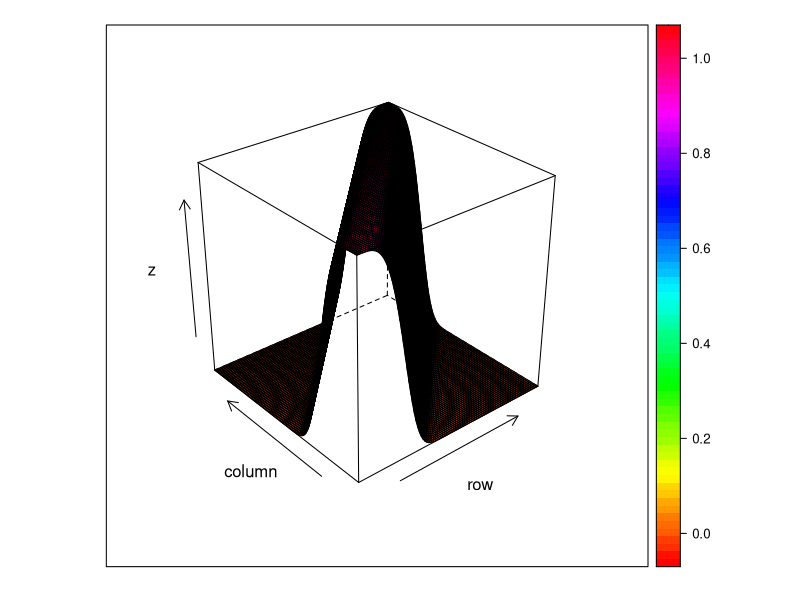

Source code (R): (Note: this script raises an error after producing the figure.)
rm(list = ls())
require(rmutil)
require(lattice)
require(pracma)

sigma<-4
alpha<-2
delta.enth<-0.2
delta.skpt<-0

# graph bivariate skeptical prior
denB<-function(x,y){
  exp(-((sigma*((x-y)-delta.skpt))^2)^alpha)
}
denB.nc<-int2(denB,a=c(0,0),b=c(1,1))
x <- seq(0, 1, length= 100)
y <- x
z <- outer(x, y, denB)
wireframe(z, drape=T, col.regions=rainbow(100))

# sample data
y1.x<-c(0,5,10,20)
y0.x<-c(0,5,10,20)
y1.y<-c(0,5,10,20)
y0.y<-c(0,5,10,20)

results<-NA
exp.x<-NA
exp.y<-NA
greater<-NA

for (i in 1:length(y1.x)){
  
posterior.skpt<-function(x,y){
  exp(y1.x[i]*log(x)+y0.x[i]*log(1-x))*
  exp(y1.y[i]*log(y)+y0.y[i]*log(1-y))*
  exp(-((sigma*((x-y)-delta.skpt))^2)^alpha)
}
posterior.skpt.nc<-integral2(posterior.skpt,xmin=0,xmax=1,ymin=0,ymax=1)[[1]]

# check
results[i]<-integral2(posterior.skpt,xmin=0,xmax=1,ymin=0,ymax=1)[[1]]/posterior.skpt.nc

# skeptical expectation x
posterior.x<-function(x,y){
  x*
  exp(y1.x[i]*log(x)+y0.x[i]*log(1-x))*
  exp(y1.y[i]*log(y)+y0.y[i]*log(1-y))*
    exp(-((sigma*((x-y)-delta.skpt))^2)^alpha)
}
# skeptical expectation y
posterior.y<-function(x,y){
  y*
  exp(y1.x[i]*log(x)+y0.x[i]*log(1-x))*
  exp(y1.y[i]*log(y)+y0.y[i]*log(1-y))*
  exp(-((sigma*((x-y)-delta.skpt))^2)^alpha)
}

exp.x[i]<-integral2(posterior.x,xmin=0,xmax=1,ymin=0,ymax=1)[[1]]/posterior.skpt.nc
exp.y[i]<-integral2(posterior.y,xmin=0,xmax=1,ymin=0,ymax=1)[[1]]/posterior.skpt.nc

# integrate over different areas
ymax <- function(x) x-0.1
greater[i]<-integral2(posterior.skpt,xmin=0.1,xmax=1,ymin=0,ymax)[[1]]/posterior.skpt.nc
}

## SIMULATIONS ##################################################################################


matrix.names<-c("eff.mon.initial","eff.mon.final",
                "eff.inf.initial","eff.inf.final",
                "fut.mon.initial","fut.mon.final",
                "fut.inf.initial","fut.inf.final",
                "phat.initial","phat.final",
                "ss.initial","ss.final",
                "post.mean.initial","post.mean.final",
                "cov.initial","cov.final")
outer<- array(NA,dim = c(length(freq.mntr),length(p.range),length(matrix.names)),
              dimnames = list(seq_len(length(freq.mntr)),p.range,matrix.names))
inner <- array(NA, dim=c(reps,length(matrix.names)), dimnames = list(seq_len(reps),matrix.names))


for (i in 1:length(freq.mntr)){
  for (j in 1:length(p.range)){
    for (k in 1:reps){
      
      if (k%%1000==0){print(paste0("Model ",i,", Response p=",p.range[j],", Simulation ",k))}
      
      responses.x<-rep(c(0,1),max.ss/2)
      responses.y<-responses.x
      y1.x<-cumsum(responses.x)
      y1.y<-cumsum(responses.y)
      y0.x<-seq(1:length(responses.x))-y1.x
      y0.y<-seq(1:length(responses.y))-y1.y
      
      futility<-rep(NA,length=max.ss)
      efficacy<-rep(NA,length=max.ss)
      
      for (h in 1:max.ss){
        # skeptical posterior & efficacy
        posterior.skpt<-function(x,y){exp(y1.x*log(x)+y0.x*log(1-x))*
                                      exp(y1.y*log(y)+y0.y*log(1-y))*
                                      exp(-((sigma*((x-y)-delta.skpt))^2)^alpha)}
        posterior.skpt.nc<-int2(posterior.skpt,a=c(0,0),b=c(1,1))[[1]]
        
        posterior.x<-function(x,y){
          x*
            exp(y1.x*log(x)+y0.x*log(1-x))*
            exp(y1.y*log(y)+y0.y*log(1-y))*
            exp(-((sigma*((x-y)-delta))^2)^alpha)
        }
        posterior.y<-function(x,y){
          y*
            exp(y1.x*log(x)+y0.x*log(1-x))*
            exp(y1.y*log(y)+y0.y*log(1-y))*
            exp(-((sigma*((x-y)-delta))^2)^alpha)
        }
        
        int2(posterior.x,a=c(0,0),b=c(1,1))/posterior.nc[[1]]
        int2(posterior.y,a=c(0,0),b=c(1,1))/posterior.nc[[1]]
        
          posterior.skpt<-function(x){
            exp(y1[h]*log(x)+y0[h]*log(1-x)-((abs(x-mu0.skpt)/sigma0.skpt)^lambda0.skpt))
          }
          nc.skpt<-integrate(posterior.skpt,lower=0+epsilon,upper=1-epsilon)[[1]]
          posterior.nc.skpt<-function(x){
            exp(y1[h]*log(x)+y0[h]*log(1-x)-((abs(x-mu0.skpt)/sigma0.skpt)^lambda0.skpt))/nc.skpt
          }
          efficacy[h]<-integrate(posterior.nc.skpt,lower=0+epsilon,upper=p.skpt)[[1]]
          
          # enthuastic posterior & futility
          posterior.enth<-function(x){
            exp(y1[h]*log(x)+y0[h]*log(1-x)-((abs(x-mu0.enth)/sigma0.enth)^lambda0.enth))
          }
          nc.enth<-integrate(posterior.enth,lower=0+epsilon,upper=1-epsilon)[[1]]
          posterior.nc.enth<-function(x){
            exp(y1[h]*log(x)+y0[h]*log(1-x)-((abs(x-mu0.enth)/sigma0.enth)^lambda0.enth))/nc.enth
          }
          futility[h]<-integrate(posterior.nc.enth,lower=0+epsilon,upper=p.intr)[[1]]
        }
      
      n.initial<-min(
        which(((futility>sig.fut) | ((1-efficacy)>sig.eff)) & (seq(1:max.ss)%%freq.mntr[i]==0)),
        max.ss,na.rm=TRUE)
      cutoff.time<-outcome.times[n.initial]
      n.final<-length(responses[enr.times<=cutoff.time])
      
      time<-c("initial","final")
      n<-c(n.initial,n.final)
      for (l in 1:2){
        inner[k,paste0("fut.mon.",time[l])]<-(futility[n[l]]>sig.fut)
        inner[k,paste0("eff.mon.",time[l])]<-(1-efficacy[n[l]]>sig.eff)
        inner[k,paste0("ss.",time[l])]<-n[l]
        inner[k,paste0("phat.",time[l])]<-y1[n[l]]/n[l]

          ######################
          ### SKEPTICAL CASE ###
          ######################
          prior.skpt<-function(x){
            exp(-(abs(x-mu0.skpt)/sigma0.skpt)^lambda0.skpt)
          }
          prior.skpt.nc<-integrate(prior.skpt,lower=0+epsilon,upper=1-epsilon)[[1]]
          
          posterior.skpt<-function(x){
            exp(y1[n[l]]*log(x)+y0[n[l]]*log(1-x)-((abs(x-mu0.skpt)/sigma0.skpt)^lambda0.skpt))
          }
          posterior.skpt.nc<-integrate(posterior.skpt,lower=0+epsilon,upper=1-epsilon)[[1]]
          
          post.prob.skpt<-posterior.skpt.nc/prior.skpt.nc
          
          posterior.skpt.nc.exp<-function(x){
            x*exp(y1[n[l]]*log(x)+y0[n[l]]*log(1-x)-((abs(x-mu0.skpt)/sigma0.skpt)^lambda0.skpt))/posterior.skpt.nc
          }
          skpt.exp<-integrate(posterior.skpt.nc.exp,lower=0+epsilon,upper=1-epsilon)[[1]]
          
          #######################
          ### ENTHUASTIC CASE ###
          #######################
          prior.enth<-function(x){
            exp(-(abs(x-mu0.enth)/sigma0.enth)^lambda0.enth)
          }
          prior.enth.nc<-integrate(prior.enth,lower=0+epsilon,upper=1-epsilon)[[1]]
          
          posterior.enth<-function(x){
            exp(y1[n[l]]*log(x)+y0[n[l]]*log(1-x)-((abs(x-mu0.enth)/sigma0.enth)^lambda0.enth))
          }
          posterior.enth.nc<-integrate(posterior.enth,lower=0+epsilon,upper=1-epsilon)[[1]]
          
          post.prob.enth<-posterior.enth.nc/prior.enth.nc
          
          posterior.enth.nc.exp<-function(x){
            x*exp(y1[n[l]]*log(x)+y0[n[l]]*log(1-x)-((abs(x-mu0.enth)/sigma0.enth)^lambda0.enth))/posterior.enth.nc
          }
          enth.exp<-integrate(posterior.enth.nc.exp,lower=0+epsilon,upper=1-epsilon)[[1]]
          
          ####################
          ### WEIGHTED AVG ###
          ####################
          c<-post.prob.skpt/(post.prob.skpt+post.prob.enth)
          inner[k,paste0("post.mean.",time[l])]<-c*skpt.exp+(1-c)*enth.exp
      }
    }
  }
}


posterior.x<-function(x,y){
  x*
    exp(y1.x*log(x)+y0.x*log(1-x))*
    exp(y1.y*log(y)+y0.y*log(1-y))*
    exp(-((sigma*((x-y)-delta))^2)^alpha)
}
posterior.y<-function(x,y){
  y*
    exp(y1.x*log(x)+y0.x*log(1-x))*
    exp(y1.y*log(y)+y0.y*log(1-y))*
    exp(-((sigma*((x-y)-delta))^2)^alpha)
}



##  Compute the volume of a sphere
f <- function(x, y) sqrt(1 -x^2 - y^2)
xmin <- 0; xmax <- 1
ymin <- 0; ymax <- function(x) sqrt(1 - x^2)
integral2(f, xmin, xmax, ymin, ymax)
##  Integrate 1/( sqrt(x + y)*(1 + x + y)^2 ) over the triangle
##   0 <= x <= 1, 0 <= y <= 1 - x.  The integrand is infinite at (0,0).
f <- function(x,y) 1/( sqrt(x + y) * (1 + x + y)^2 )
ymax <- function(x) 1 - x
integral2(f, 0,1, 0,ymax)

f <-function(x,y) 1
ymax<-function(x) x
integral2(f,0,1,0,ymax)
